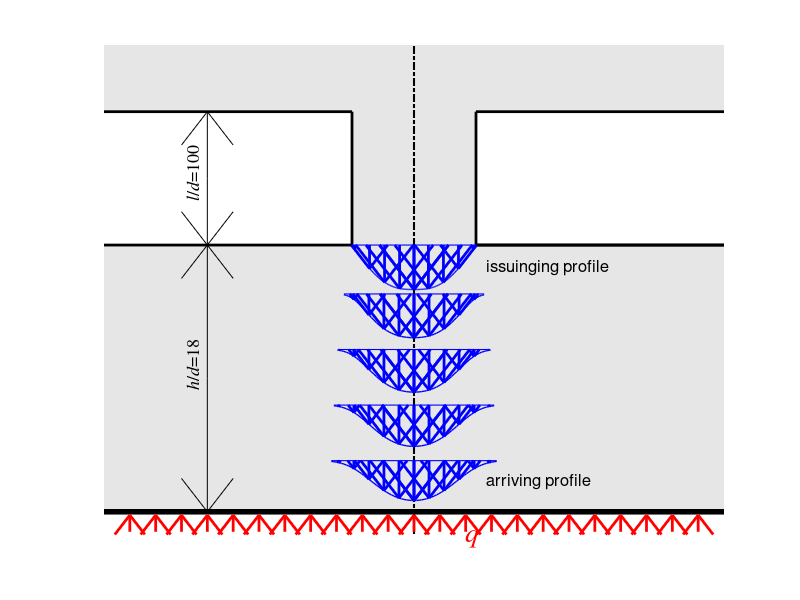

Reproduce this figure in MATLAB.
clear all; close all;

drawArrow = @(x,y,varargin) quiver( x(1),y(1),x(2)-x(1),y(2)-y(1),0, varargin{:} );

%-----------------------%
%  problem parameters   %
%-----------------------%

% Reynolds number
Re=1000;

% nozzle length (dimensionless)
l=100;

% nozzle-plate separation (dimensionless)
h=18;

% normalize nozzle-length & separation
L=l/Re;
H=h/Re;

%-----------------------%
%  draw nozzle & plate  %
%-----------------------%
if 1==1
  figure('position', [140 20 500 600]); hold on; box on; axis off;
  xlim([-6 6]); ylim([-1 21]);

  % paint fluid
  patch([-6 6 6 -6],[0 0 12 12],[1 1 1]*0.9,'edgecolor','none')
  patch([-1.2 1.2 1.2 -1.2],[12 12 18 18],[1 1 1]*0.9,'edgecolor','none')
  patch([-6 6 6 -6],[18 18 22 22],[1 1 1]*0.9,'edgecolor','none')
  
  % axis of symmetry
  plot([0 0],[-1 25],'-.k', 'linewidth',1.5)

  % plate
  plot([-6 6],[0 0],'-k','linewidth',4)

  % nozzle
  plot([-6 -1.2],[12 12],'-k','linewidth',2)
  plot([6 1.2],[12 12],'-k','linewidth',2)
  plot([-6 -1.2],[18 18],'-k','linewidth',2)
  plot([6 1.2],[12 12],'-k','linewidth',2)
  plot([6 1.2],[18 18],'-k','linewidth',2)
  plot([-1.2 -1.2],[12 18],'-k','linewidth',2)
  plot([1.2 1.2],[12 18],'-k','linewidth',2)
end

% annotations
text(1.4,1.4,'arriving profile','fontsize',12)
text(1.4,11,'issuinging profile','fontsize',12)
drawArrow([-4 -4],[6 12],'MaxHeadSize',0.15,'color','k')
drawArrow([-4 -4],[6 0],'MaxHeadSize',0.15,'color','k')
drawArrow([-4 -4],[15 18],'MaxHeadSize',0.3,'color','k')
drawArrow([-4 -4],[15 12],'MaxHeadSize',0.3,'color','k')
text(-4.3,14,['\itl\rm/\itd\rm=' num2str(l)],'fontname','times','fontsize',13,'rotation',90)
text(-4.3,5.5,['\ith\rm/\itd\rm=' num2str(h)],'fontname','times','fontsize',13,'rotation',90)
for x=-5.5:0.5:5.5
  drawArrow([x x],[-0.9 -0.15],'MaxHeadSize',1.2,'color','r','linewidth',2)
end
text(1,-1.2,'q','fontname','times','fontsize',20,'fontangle','italic','color','r')



%-------------------%
%  issuing profile  %
%-------------------%

y=linspace(0,1,100);
X=L*2;
delta=3.9611*(  2-exp(-750*X)/7-6*exp(-39*X)/7 -sqrt(2-exp(-750*X)/7-6*exp(-39*X)/7)  )  /  (2-exp(-750*X)/7-6*exp(-39*X)/7);
Uc=2-exp(-750*X)/7-6*exp(-39*X)/7;
if L<0.036
  lambda=2.99*(1-exp(-750*X)/7-6*exp(-39*X)/7)^0.39;
else
  lambda=0;
  delta=1;
end
U= (  2*y-2*y.^3+y.^4  +  lambda/6*(y-3*y.^2+3*y.^3-y.^4)  ) * Uc;
r=1-y*delta;

% add potential core
r1=0:0.01:r(end);
r=[r1 r(end:-1:1)];
U=[ones(1,length(r1))*U(end) U(end:-1:1)];

% jet cut-off
  [~,cutOff]=max(r(U>0.015*U(1)));
  
% plot issuing profile
if 1==1
  plot(r*1.2,12-U,'-b','linewidth',1)
  plot(-r*1.2,12-U,'-b','linewidth',1)
  plot([-1.2 1.2],[12 12],'-b','linewidth',0.8)
end

for q=1:24:cutOff
      drawArrow(1.2*[r(q) r(q)],[12  12-U(q)],'MaxHeadSize',0.6,'color','b','linewidth',2)
      drawArrow(-1.2*[r(q) r(q)],[12  12-U(q)],'MaxHeadSize',0.6,'color','b','linewidth',2)
end


%--------------------%
%       flight       %
%--------------------%

% rescale from r/R to r/d
r=r/2;

% domain size
b=2.0;

% number or required roots
N=64;

% find roots - beta values
t=linspace(0,10*N,10000);
B=besselj(0,t*b);
j=1;
for i=1:N
  while sign(B(j))*sign(B(j+1))==1
    j=j+1;
  end
  beta(i)=(t(j)+t(j+1))/2;
  j=j+1;
end

% integrate velocity profile
for i=1:N
  I(i)=trapz(r,r.*besselj(0,beta(i)*r).*U);
end

% radial domain
r=linspace(0,b);

% flight distance
X=[1/4 2/4 3/4 4/4]*H/U(1);

for n=1:length(X)
  
  % initialize u
  u=zeros(1,length(r));

  % sum u terms
  for i=1:N
    u=u+ 2/b^2 * exp(-(beta(i))^2*X(n)) * besselj(0,beta(i)*r) / (besselj(1,beta(i)*b))^2 * I(i); 
  end
    
  % jet cut-off
  [~,cutOff]=max(r(u>0.015*u(1)));
  
  % plot u up to jet width
  plot(2.4*r(1:cutOff),9.8-(n-1)*10/4-u(1:cutOff),'-b','linewidth',1) 
  plot(-2.4*r(1:cutOff),9.8-(n-1)*10/4-u(1:cutOff),'-b','linewidth',1)
  plot([-2.4*r(cutOff) 2.4*r(cutOff)],[9.8-(n-1)*10/4 9.8-(n-1)*10/4],'-b','linewidth',0.8)
  
  for q=1:6:cutOff
      drawArrow(2.4*[r(q) r(q)],[9.8-(n-1)*10/4  9.8-(n-1)*10/4-u(q)],'MaxHeadSize',0.6,'color','b','linewidth',2)
      drawArrow(-2.4*[r(q) r(q)],[9.8-(n-1)*10/4  9.8-(n-1)*10/4-u(q)],'MaxHeadSize',0.6,'color','b','linewidth',2)
  end
  
end  


%-------------------------%
% local velocity gradient %
%-------------------------%

% radial velocity gradient
Rw=min( r(u<=0.81*u(1)) );
A0=0.88*u(1)/2/Rw;

% stagnation zone height
Zw=(A0/0.88/U(1))^(0.77/2)/U(1)^0.77;




